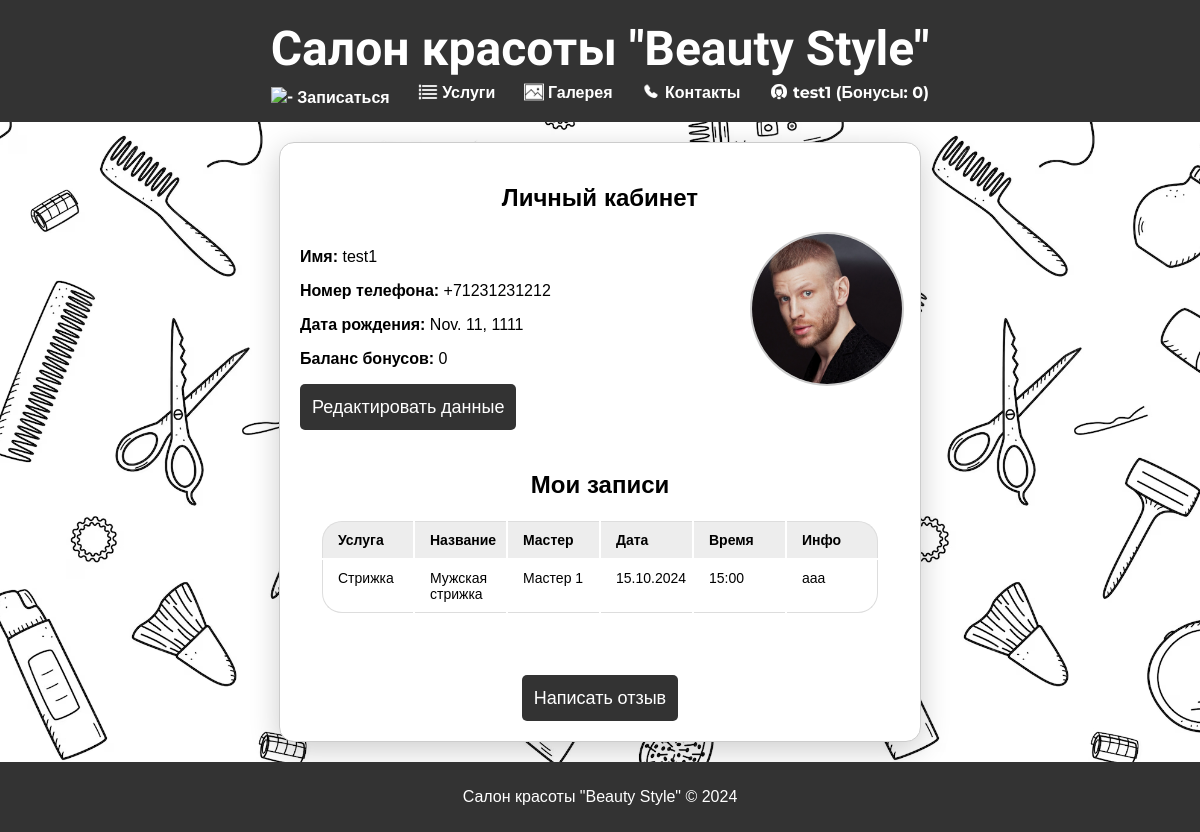
Before: /profile/1/ (signed in) with the older database file.
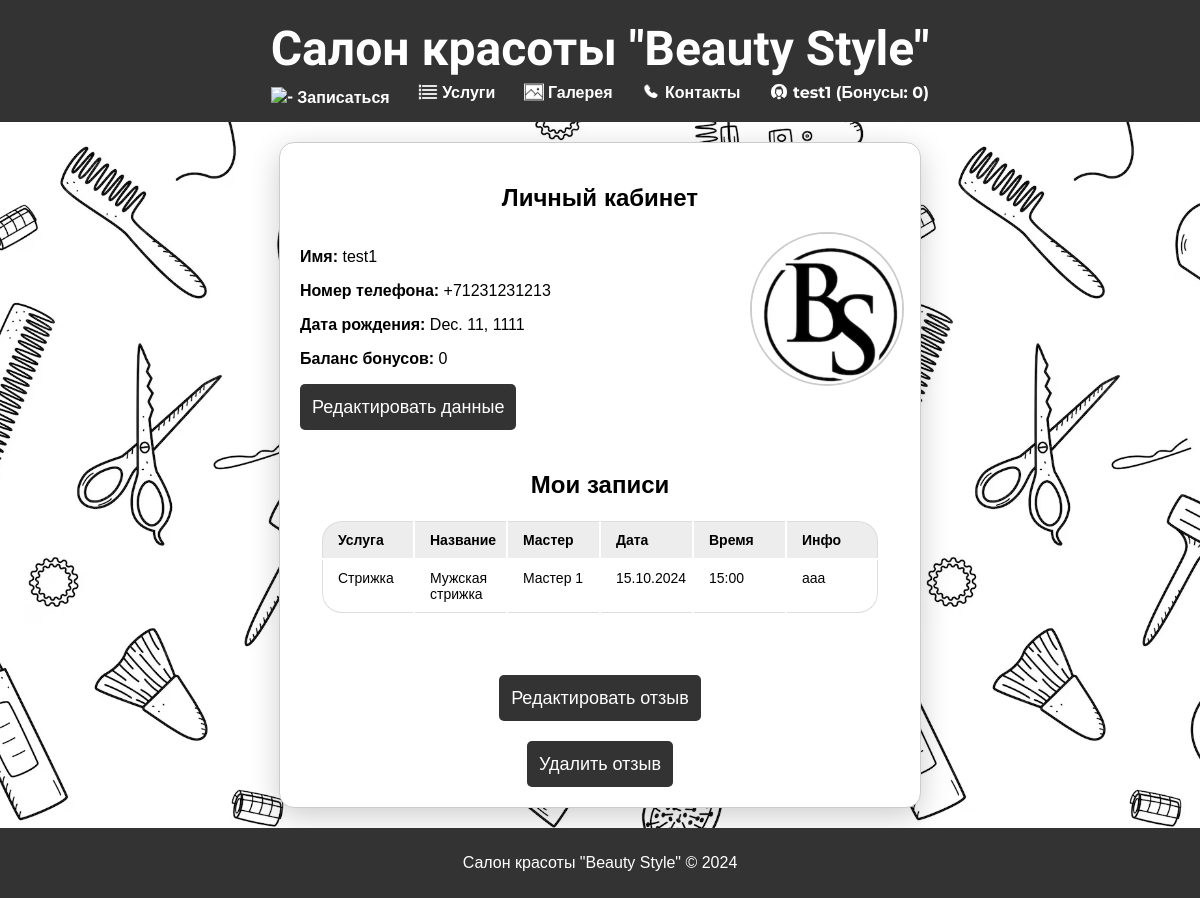
After: the same page with the newer database file.
### site_app/models.py (models this page shows, shortened)
class MyUser(models.Model):
    name = models.CharField(verbose_name='Имя', max_length=100)
    phone = models.CharField(verbose_name='Телефон', max_length=100, unique=True)
    email = models.EmailField(verbose_name='Почта', unique=True, null=True, blank=True)
    picture = models.ImageField(verbose_name='Аватарка', upload_to='profile_picture', blank=True, null=True)
    password = models.CharField(verbose_name='Пароль', max_length=100)
    birthday = models.DateField(verbose_name='Дата Рождения')
    bonuses = models.PositiveIntegerField(verbose_name='Бонусы', default=0)
    class Meta:
        verbose_name = 'Пользователь'
        verbose_name_plural = 'Пользователи'

### site_app/views.py (the view)
# urls.py: path('profile/<int:pk>/', views.UserProfileView.as_view(), name='profile'),
class UserProfileView(DetailView):
    model = models.MyUser
    template_name = 'profile.html'
    context_object_name = 'user'
    def get_context_data(self, **kwargs):
        context = super().get_context_data(**kwargs)
        user = None
        if 'user_id' in self.request.session:
            user = models.MyUser.objects.get(id=self.request.session['user_id'])
        context['user'] = user
        review = models.Review.objects.filter(user=user).first()
        context['review'] = review
        return context

### templates/profile.html (shortened to what this page needs)
{% extends "base.html" %}
{% load static %}
{% block css %}{% static 'css/profile.css' %}{% endblock %}
{% block content %}
<div class="centered-box profile-container">
    <h2>Личный кабинет</h2>
    <div class="profile-content">
        <div id="user-info" style="display: block;">
            <p><strong>Имя: </strong>{{user.name}}</p>
            <p><strong>Номер телефона: </strong>{{user.phone}}</p>
            <p><strong>Дата рождения: </strong>{{user.birthday}}</p>
            <p><strong>Баланс бонусов: </strong>{{user.bonuses}}</p>
            <a href="{% url 'edit_profile' user.pk %}">
                <button id="edit-button" class="button">Редактировать данные</button>
            </a>
        </div>
        <div id="avatar-block">
            {% if user.picture %}
                <img src="{{ user.picture.url }}" alt="Аватар профиля" class="profile-avatar">
            {% else %}
                <img src="{% static 'images/default_avatar.png' %}" alt="Аватар профиля" class="profile-avatar">
            {% endif %}
        </div>
    </div>
    <div class="centered-box">
        <h2>Мои записи</h2>
        <table class="table">
                <thead>
                    <tr>
                        <th>Услуга</th>
                        <th>Название</th>
                        <th>Мастер</th>
                        <th>Дата</th>
                        <th>Время</th>
                        <th>Инфо</th>
                    </tr>
                </thead>
                <tbody>
                    <tr>
                        <td>Стрижка</td>
                        <td>Мужская стрижка</td>
                        <td>Мастер 1</td>
                        <td>15.10.2024</td>
                        <td>15:00</td>
                        <td>ааа</td>
                    </tr>
                </tbody>
        </table>
    </div>
    {% if review %}
    <div class="button-container">
        <a href="{% url 'review_update' review.pk %}">
            <button class="button">Редактировать отзыв</button>
        </a>
    </div>
    <div class="button-container">
        <a href="{% url 'review_delete' review.pk %}">
            <button class="button">Удалить отзыв</button>
        </a>
    </div>
    {% else %}
        <div class="button-container">
            <a href="{% url 'review' user.pk %}">
                <button id="review-button" class="button" style="text-align: center">Написать отзыв</button>
            </a>
        </div>
    {% endif %}
</div>
{% endblock %}

### templates/base.html (shortened to what this page needs)
{% load static %}
<!DOCTYPE html>
<html lang="ru">
<head>
    <link rel="stylesheet" href="{% static 'css/base.css' %}">
    <link rel="stylesheet" href="{% block css %}{% endblock %}">
</head>
<body>
    <header>
        <h1><a href="{% url 'main' %}" style="text-decoration: none; color: #fff;">Салон красоты "Beauty Style"</a></h1>
        <nav>
            <a href="{% url 'booking' %}"><img src="{% static 'images/nav1.png' %}" alt="-">Записаться</a>
            <a href="{% url 'main' %}#services"><img src="{% static 'images/nav2.png' %}" alt="-">Услуги</a>
            <a href="{% url 'gallery' %}"><img src="{% static 'images/nav3.png' %}" alt="-">Галерея</a>
            <a href="{% url 'main' %}#map"><img src="{% static 'images/nav4.png' %}" alt="-">Контакты</a>
            {% if user %}
                <div class="user-menu">
                    <a href="{% url 'profile' user.pk %}" id="open-cabinet">
                        <img src="{% static 'images/nav5.png' %}" alt="-">
                        {{ user.name }} (Бонусы: {{ user.bonuses }})
                    </a>
                </div>
            {% else %}
                <a href="{% url 'login' %}" id="open-register"><img src="{% static 'images/nav5.png' %}" alt="-">
                    Регистрация/Вход</a>
            {% endif %}
        </nav>
    </header>
    <main>
        {% block content %}
        {% endblock %}
    </main>
    <footer>
        <p>Салон красоты "Beauty Style" © 2024</p>
    </footer>
</body>
</html>

Changed rows visible on the page:
changed MyUser "test1": phone "+71231231212" → "+71231231213"; birthday "Nov. 11, 1111" → "Dec. 11, 1111"; picture: a different picture
Other visible differences:
text no longer shown: "Написать отзыв"
text now shown: "Редактировать отзыв Удалить отзыв"
